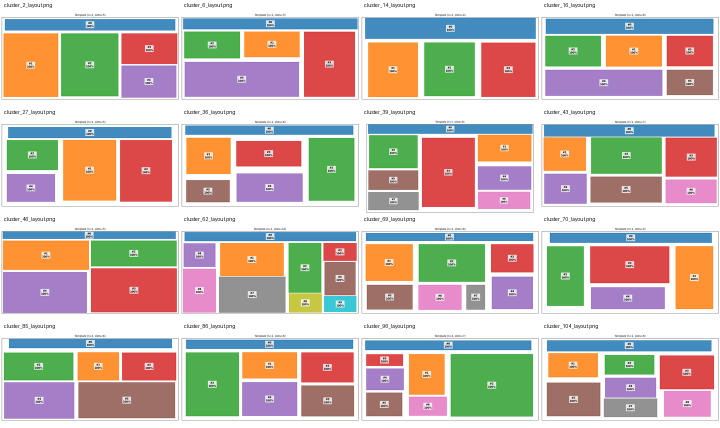
#> input picture template_generation/template_library/Landscape/_layout_contact_sheet.png, 1440 x 856 px (shown at 1/2 size)
$ python -i preprocess.py   (imports and definitions only)
#> lines starting #> are read from the running program, lines starting #| are printed output that depends on the picture
"""
preprocess.py
"""

import cv2
import numpy as np


def preprocess(image_path: str, min_short_edge: int = 1500, max_long_edge: int = 8000):
    """
     poster

    Args:
        image_path:
        min_short_edge:
        max_long_edge:

    Returns:
        img:  RGB  (numpy array)
        original_size:  (width, height)
    """
#> called with min_short_edge = 1500, max_long_edge = 8000
    img = cv2.imread(image_path)
#> img is the input picture: shape (856, 1440, 3); mean B, G, R 168.9, 178.2, 193.3
    if img is None:
        raise FileNotFoundError(f": {image_path}")

    h, w = img.shape[:2]
#> h = 856; w = 1440
    original_size = (w, h)
#> original_size = (1440, 856)

    #
    short_edge = min(h, w)
#> short_edge = 856
    if short_edge < min_short_edge:
        scale = min_short_edge / short_edge
#> scale = 1.75
        img = cv2.resize(img, None, fx=scale, fy=scale, interpolation=cv2.INTER_CUBIC)
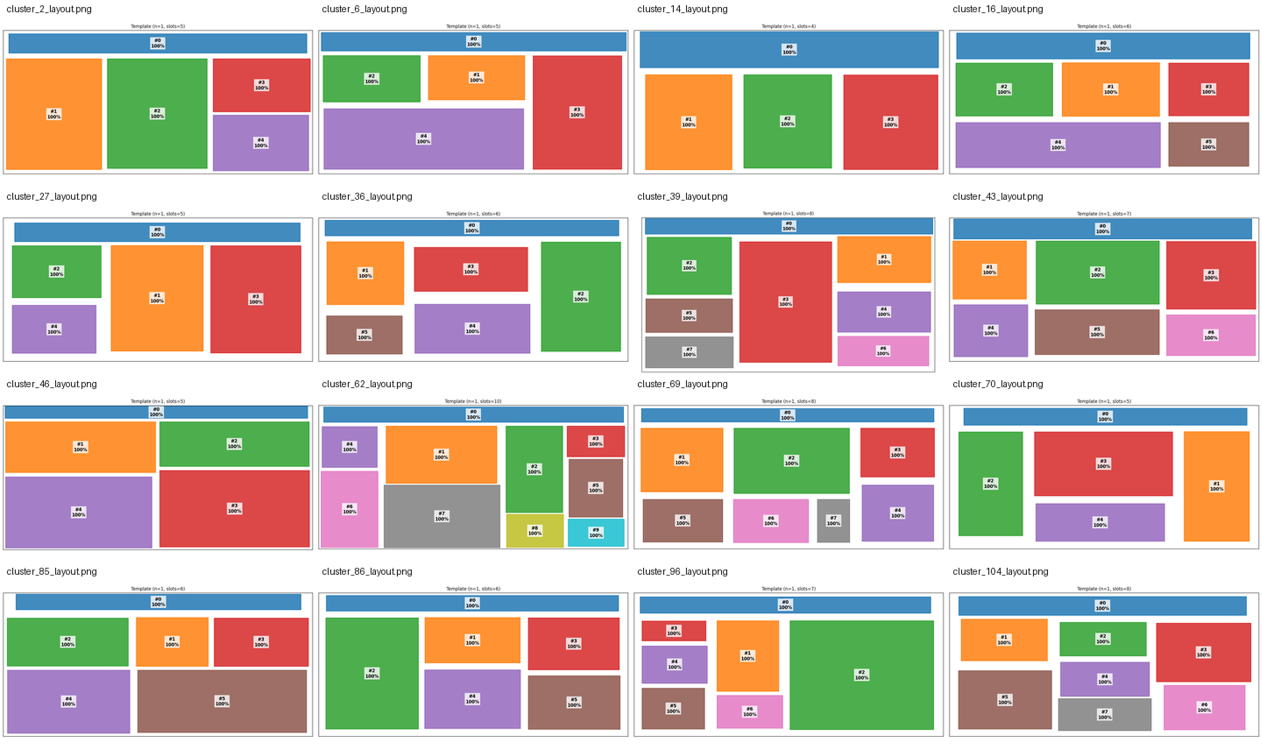
#> img: shape (1500, 2523, 3) (shown at 1/2 size); mean B, G, R 168.7, 178, 193.1

    #
    h, w = img.shape[:2]
#> h = 1500; w = 2523
    long_edge = max(h, w)
#> long_edge = 2523
    if long_edge > max_long_edge:
        scale = max_long_edge / long_edge
        img = cv2.resize(img, None, fx=scale, fy=scale, interpolation=cv2.INTER_AREA)

    # BGR -> RGB
    img = cv2.cvtColor(img, cv2.COLOR_BGR2RGB)

    return img, original_size

>>> result = preprocess('../../../template_generation/template_library/Landscape/_layout_contact_sheet.png')

$ run again, on template_generation/template_library/Landscape/cluster_14_layout.png
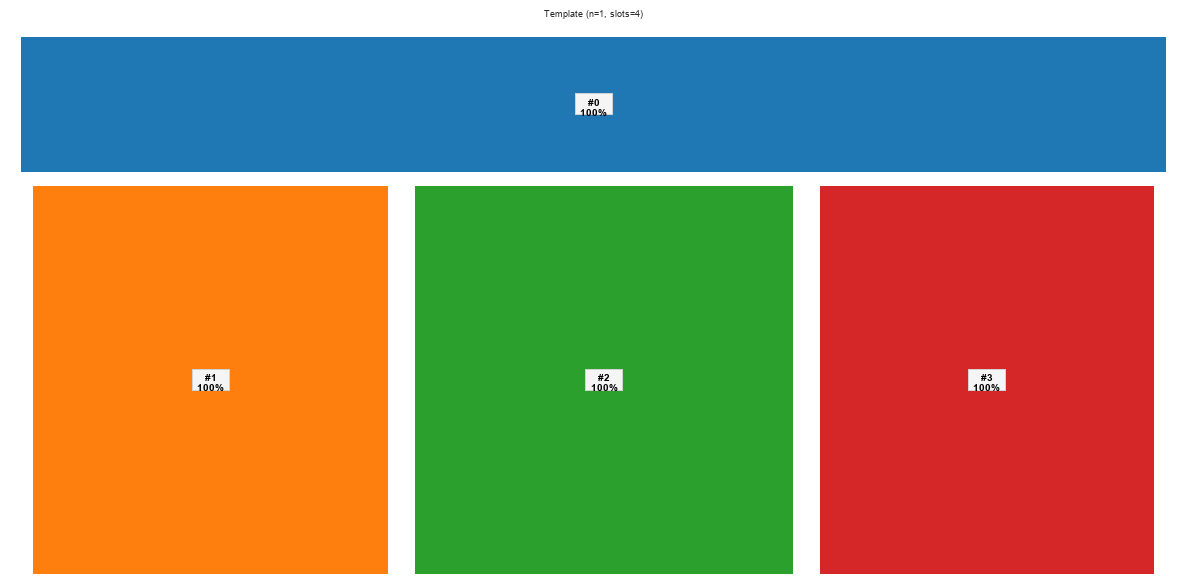
#> input picture template_generation/template_library/Landscape/cluster_14_layout.png, 1187 x 587 px
#> in preprocess, img is the input picture: shape (587, 1187, 3); mean B, G, R 106.9, 139.8, 153.6
#> in preprocess, `img = cv2.resize(img, None, fx=scale, fy=scale, interpolation=cv2.INTE..`:
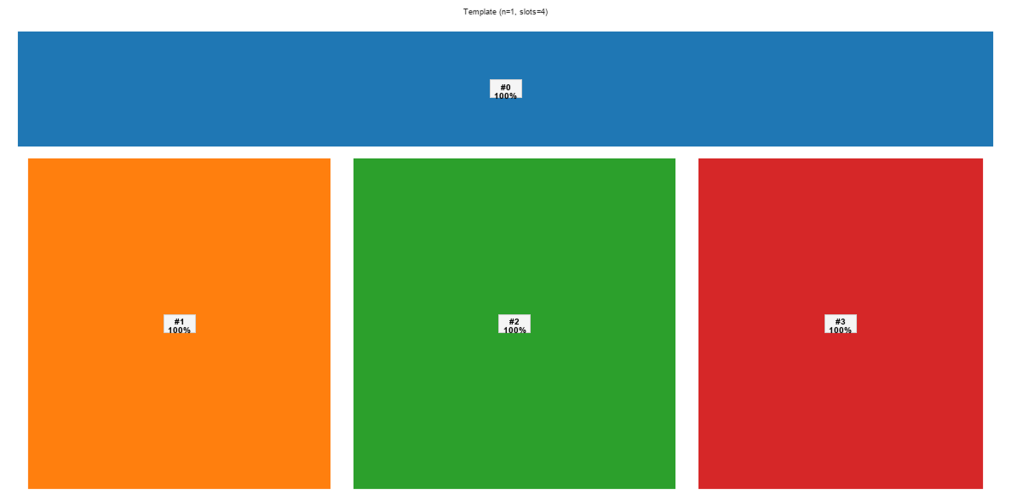
#> img: shape (1500, 3033, 3) (shown at 1/3 size); mean B, G, R 106.8, 139.7, 153.5
